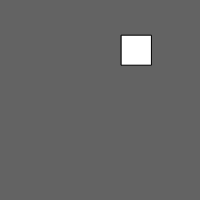
Frame 1 (no input)
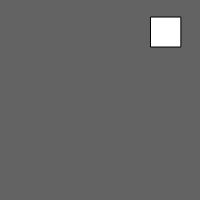
Frame 60 (no input)
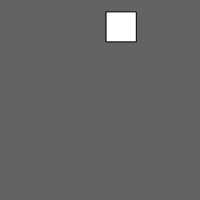
Frame 120 (the mouse pressed at the canvas centre since frame 60)

The p5.js sketch that drew these frames (run headless with seeded random() and noise() and a simulated clock; from frame 60 on, the mouse is pressed at the canvas centre):

// p5.js sketch
// ── sketch.js
var x, y;
var xSpeed,ySpeed;

function setup() {
  createCanvas(200, 200);
  rectMode(CENTER);
  
  x = random(15,width-15);  
y = random(15,height-15);
xSpeed = random(-1,1);
ySpeed = random(-1,1);
  


}

function draw() {
  background(99);
  rect(x, y, 30, 30);

  x += xSpeed;
  y += ySpeed;

  
  if( x > width -15)
    xSpeed = -1;
  
  if( y > height -15)
    ySpeed = -1;
  
  if( x <15)
    xSpeed = 1;
  
  if( y < 15)
    ySpeed = 1;
}


//Called for every mouse click
function mousePressed() {
  x = random(15,width-15);  
y = random(15,height-15);
xSpeed = random(-1,1);
ySpeed = random(-1,1);
  
}

//Called for every key press
function keyPressed() {

}
